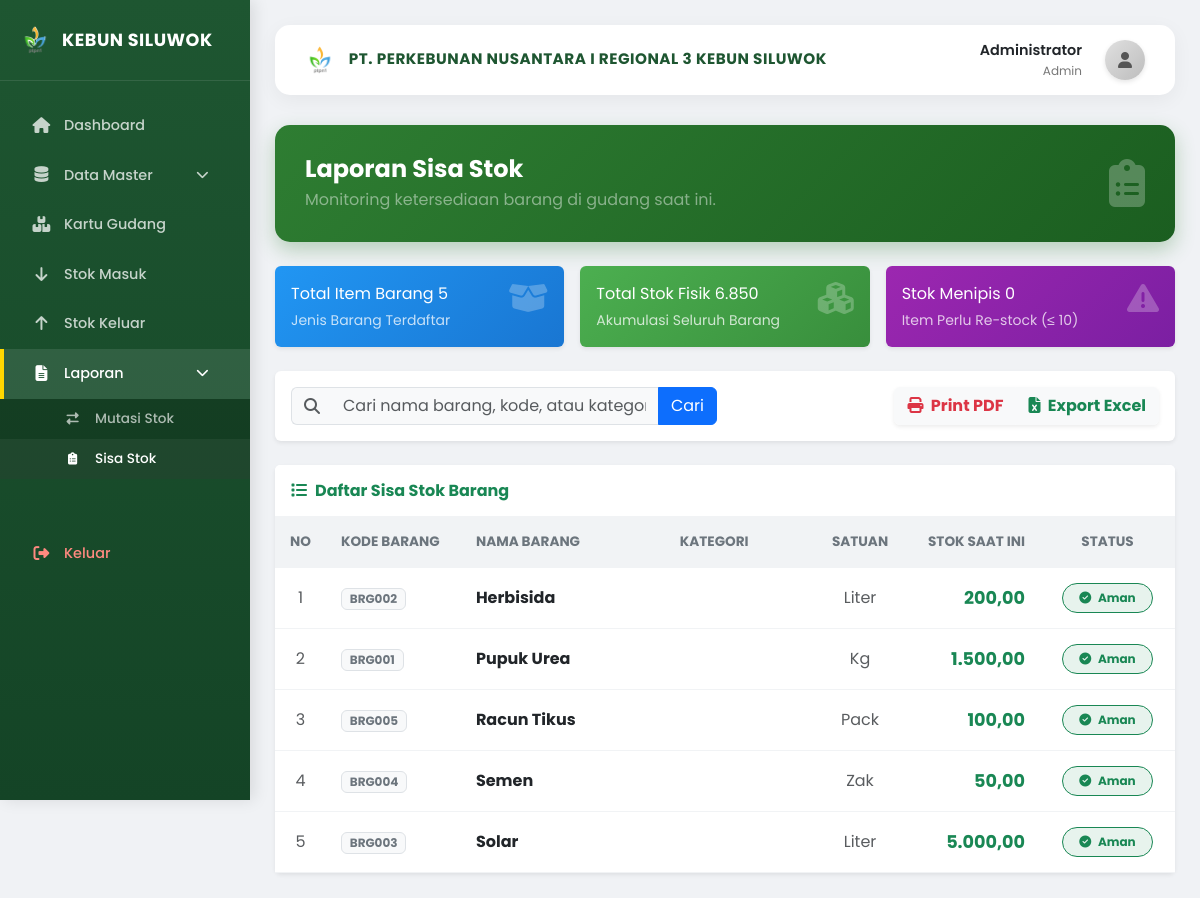
The page /laporan_stok.php (signed in) on the database its author committed.
### tables this page shows
CREATE TABLE IF NOT EXISTS barang (
    id INT AUTO_INCREMENT PRIMARY KEY,
    kode_barang VARCHAR(20) NOT NULL,
    nama_barang VARCHAR(100) NOT NULL,
    satuan VARCHAR(20) NOT NULL,
    stok INT DEFAULT 0
);

### laporan_stok.php (the view, shortened to what this page needs)
<?php
require_once 'config/database.php';
$search = isset($_GET['search']) ? trim($_GET['search']) : '';
$params = [];
$where_clause = "";
$sql = "SELECT * FROM barang $where_clause ORDER BY nama_barang ASC";
$stmt = $koneksi->prepare($sql);
$stmt->execute($params);
$barang = $stmt->fetchAll(PDO::FETCH_ASSOC);
$stmt_stats = $koneksi->query("SELECT
    COUNT(*) as total_items,
    SUM(stok) as total_qty,
    SUM(CASE WHEN stok <= 10 THEN 1 ELSE 0 END) as low_stock_count
    FROM barang");
$stats = $stmt_stats->fetch(PDO::FETCH_ASSOC);
$total_items = $stats['total_items'];
$total_qty = $stats['total_qty'];
$low_stock_count = $stats['low_stock_count'];
?>
<!DOCTYPE html>
<html lang="id">
<head>
    <link href="https://cdn.jsdelivr.net/npm/bootstrap@5.3.0/dist/css/bootstrap.min.css" rel="stylesheet">
    <link rel="stylesheet" href="https://cdnjs.cloudflare.com/ajax/libs/font-awesome/6.4.0/css/all.min.css">
    <link rel="stylesheet" href="assets/css/dashboard.css">
</head>
<body>
    <div class="sidebar">
        <div class="sidebar-header">
            <img src="assets/img/log.png" alt="Logo" style="width: 30px;">
            <a href="#" class="sidebar-brand">KEBUN SILUWOK</a>
        </div>
        <ul class="sidebar-menu">
            <li><a href="dashboard.php"><i class="fas fa-home"></i> Dashboard</a></li>
            <li>
                <a href="#submenuDataMaster" data-bs-toggle="collapse" class="d-flex align-items-center">
                    <i class="fas fa-database"></i> Data Master
                    <i class="fas fa-chevron-down ms-auto" style="font-size: 0.8rem;"></i>
                </a>
            </li>
            <li><a href="kartu_gudang.php"><i class="fas fa-boxes"></i> Kartu Gudang</a></li>
            <li><a href="stok_masuk.php"><i class="fas fa-arrow-down"></i> Stok Masuk</a></li>
            <li><a href="stok_keluar.php"><i class="fas fa-arrow-up"></i> Stok Keluar</a></li>
            <li>
                <a href="#submenuLaporan" data-bs-toggle="collapse" class="d-flex align-items-center active" aria-expanded="true">
                    <i class="fas fa-file-alt"></i> Laporan
                    <i class="fas fa-chevron-down ms-auto" style="font-size: 0.8rem;"></i>
                </a>
                <ul class="collapse show sidebar-submenu" id="submenuLaporan">
                    <li><a href="laporan_mutasi.php"><i class="fas fa-exchange-alt" style="font-size: 0.9em;"></i> Mutasi Stok</a></li>
                    <li><a href="laporan_stok.php" class="active"><i class="fas fa-clipboard-list" style="font-size: 0.9em;"></i> Sisa Stok</a></li>
                </ul>
            </li>
            <li style="margin-top: 50px;">
                <a href="logout.php" style="color: #ff8a80;"><i class="fas fa-sign-out-alt"></i> Keluar</a>
            </li>
        </ul>
    </div>
    <div class="main-content">
        <div class="top-navbar">
            <div class="d-flex align-items-center">
                <div class="company-title">
                    <img src="assets/img/log.png" alt="Logo" style="height: 30px; margin-right: 10px;">
                    PT. PERKEBUNAN NUSANTARA I REGIONAL 3 KEBUN SILUWOK
                </div>
            </div>
            <div class="user-profile">
                <div class="text-end me-2 d-none d-sm-block">
                    <div style="font-weight: 600; font-size: 0.9rem;"><?php echo $_SESSION['nama_lengkap']; ?></div>
                    <div style="font-size: 0.75rem; color: #777;"><?php echo ucfirst($_SESSION['role']); ?></div>
                </div>
                <div class="user-avatar">
                    <i class="fas fa-user"></i>
                </div>
            </div>
        </div>
        <div class="welcome-banner mb-4">
            <div class="row align-items-center">
                <div class="col-md-8">
                    <h4 class="mb-1 text-white">Laporan Sisa Stok</h4>
                    <p class="mb-0 text-white-50">Monitoring ketersediaan barang di gudang saat ini.</p>
                </div>
                <div class="col-md-4 text-end d-none d-md-block">
                    <i class="fas fa-clipboard-list fa-3x text-white opacity-25"></i>
                </div>
            </div>
        </div>
        <div class="row g-3 mb-4">
            <div class="col-md-4">
                <div class="card card-gradient-blue text-white h-100 border-0 shadow-sm">
                    <div class="card-body p-3">
                        <div class="d-flex justify-content-between align-items-start">
                            <div>
                                <span class="info-detail-label">Total Item Barang</span>
                                <span class="info-detail-value"><?php echo $total_items; ?></span>
                                <div class="mt-1 small opacity-75">Jenis Barang Terdaftar</div>
                            </div>
                            <i class="fas fa-box-open fa-2x opacity-25"></i>
                        </div>
                    </div>
                </div>
            </div>
            <div class="col-md-4">
                <div class="card card-gradient-green text-white h-100 border-0 shadow-sm">
                    <div class="card-body p-3">
                        <div class="d-flex justify-content-between align-items-start">
                            <div>
                                <span class="info-detail-label">Total Stok Fisik</span>
                                <span class="info-detail-value"><?php echo number_format($total_qty, 0, ',', '.'); ?></span>
                                <div class="mt-1 small opacity-75">Akumulasi Seluruh Barang</div>
                            </div>
                            <i class="fas fa-cubes fa-2x opacity-25"></i>
                        </div>
                    </div>
                </div>
            </div>
            <div class="col-md-4">
                <div class="card <?php echo $low_stock_count > 0 ? 'card-gradient-red' : 'card-gradient-purple'; ?> text-white h-100 border-0 shadow-sm">
                    <div class="card-body p-3">
                        <div class="d-flex justify-content-between align-items-start">
                            <div>
                                <span class="info-detail-label">Stok Menipis</span>
                                <span class="info-detail-value"><?php echo $low_stock_count; ?></span>
                                <div class="mt-1 small opacity-75">Item Perlu Re-stock (≤ 10)</div>
                            </div>
                            <i class="fas fa-exclamation-triangle fa-2x opacity-25"></i>
                        </div>
                    </div>
                </div>
            </div>
        </div>
        <div class="card filter-card border-0 shadow-sm mb-4">
            <div class="card-body p-3">
                <form method="GET" class="row g-3 align-items-center">
                    <div class="col-md-6">
                        <div class="input-group">
                            <span class="input-group-text bg-light border-end-0"><i class="fas fa-search text-muted"></i></span>
                            <input type="text" name="search" class="form-control border-start-0 bg-light" placeholder="Cari nama barang, kode, atau kategori..." value="<?php echo htmlspecialchars($search); ?>">
                            <button class="btn btn-primary" type="submit">Cari</button>
                        </div>
                    </div>
                    <div class="col-md-6 text-md-end">
                        <div class="btn-group shadow-sm">
                            <a href="export_stok.php?type=pdf&search=<?php echo urlencode($search); ?>" target="_blank" class="btn btn-light text-danger fw-bold">
                                <i class="fas fa-print me-1"></i> Print PDF
                            </a>
                            <a href="export_stok.php?type=excel&search=<?php echo urlencode($search); ?>" target="_blank" class="btn btn-light text-success fw-bold">
                                <i class="fas fa-file-excel me-1"></i> Export Excel
                            </a>
                        </div>
                    </div>
                </form>
            </div>
        </div>
        <div class="card table-card border-0 shadow-sm">
            <div class="card-header bg-white border-0 py-3">
                <h6 class="m-0 fw-bold text-success"><i class="fas fa-list me-2"></i>Daftar Sisa Stok Barang</h6>
            </div>
            <div class="card-body p-0">
                <div class="table-responsive">
                    <table class="table table-hover align-middle mb-0">
                        <thead class="bg-light">
                            <tr>
                                <th class="text-center py-3 text-secondary text-uppercase small fw-bold border-0" width="5%">No</th>
                                <th class="py-3 text-secondary text-uppercase small fw-bold border-0" width="15%">Kode Barang</th>
                                <th class="py-3 text-secondary text-uppercase small fw-bold border-0">Nama Barang</th>
                                <th class="py-3 text-secondary text-uppercase small fw-bold border-0">Kategori</th>
                                <th class="text-center py-3 text-secondary text-uppercase small fw-bold border-0" width="10%">Satuan</th>
                                <th class="text-end py-3 text-secondary text-uppercase small fw-bold border-0" width="15%">Stok Saat Ini</th>
                                <th class="text-center py-3 text-secondary text-uppercase small fw-bold border-0" width="15%">Status</th>
                            </tr>
                        </thead>
                        <tbody>
                            <?php if (count($barang) > 0): ?>
                                <?php $no = 1; foreach ($barang as $row): ?>
                                <tr>
                                    <td class="text-center text-muted"><?php echo $no++; ?></td>
                                    <td><span class="badge bg-light text-secondary border"><?php echo $row['kode_barang']; ?></span></td>
                                    <td class="fw-bold text-dark"><?php echo $row['nama_barang']; ?></td>
                                    <td><span class="badge bg-info bg-opacity-10 text-info"><?php echo $row['kategori']; ?></span></td>
                                    <td class="text-center text-muted"><?php echo $row['satuan']; ?></td>
                                    <td class="text-end fw-bold <?php echo ($row['stok'] <= 10) ? 'text-danger' : 'text-success'; ?>" style="font-size: 1.1em;">
                                        <?php echo number_format($row['stok'], 2, ',', '.'); ?>
                                    </td>
                                    <td class="text-center">
                                        <?php if ($row['stok'] <= 10): ?>
                                            <span class="badge bg-danger bg-opacity-10 text-danger border border-danger px-3 py-2 rounded-pill">
                                                <i class="fas fa-exclamation-circle me-1"></i> Menipis
                                            </span>
                                        <?php else: ?>
                                            <span class="badge bg-success bg-opacity-10 text-success border border-success px-3 py-2 rounded-pill">
                                                <i class="fas fa-check-circle me-1"></i> Aman
                                            </span>
                                        <?php endif; ?>
                                    </td>
                                </tr>
                                <?php endforeach; ?>
                            <?php endif; ?>
                        </tbody>
                    </table>
                </div>
            </div>
        </div>
    </div>
</body>
</html>

### assets/css/dashboard.css (style rules this page uses)
body { font-family: 'Poppins', sans-serif; background-color: #f0f2f5; overflow-x: hidden; }
.sidebar { height: 100vh; width: 250px; position: fixed; top: 0; left: 0; background: linear-gradient(180deg, #1e5631 0%, #144426 100%); color: white; transition: all 0.3s; z-index: 1000; box-shadow: 4px 0 15px rgba(0,0,0,0.1); }
.sidebar-header { padding: 25px 20px; border-bottom: 1px solid rgba(255,255,255,0.1); display: flex; align-items: center; gap: 12px; }
.sidebar-brand { font-size: 1.1rem; font-weight: 700; color: #fff; text-decoration: none; letter-spacing: 0.5px; }
.sidebar-menu { padding: 20px 0; list-style: none; margin: 0; }
.sidebar-menu li { padding: 0; }
.sidebar-menu a { display: flex; align-items: center; padding: 14px 25px; color: rgba(255,255,255,0.75); text-decoration: none; transition: all 0.3s; font-size: 0.9rem; font-weight: 500; border-left: 4px solid transparent; }
.sidebar-menu a:hover, .sidebar-menu a.active { background: rgba(255,255,255,0.1); color: #fff; border-left-color: #ffd700; }
.sidebar-menu i { width: 25px; margin-right: 10px; font-size: 1.1em; text-align: center; }
.sidebar-submenu { list-style: none; padding-left: 0; background: rgba(0, 0, 0, 0.2); margin-bottom: 0; }
.sidebar-submenu li a { padding: 10px 25px 10px 60px; font-size: 0.85rem; border-left: none; color: rgba(255, 255, 255, 0.65); }
.sidebar-submenu li a:hover, .sidebar-submenu li a.active { background: rgba(255, 255, 255, 0.05); color: #fff; border-left: none; }
.main-content { margin-left: 250px; padding: 25px; transition: all 0.3s; }
.top-navbar { background: white; padding: 15px 30px; border-radius: 15px; box-shadow: 0 5px 20px rgba(0,0,0,0.05); display: flex; justify-content: space-between; align-items: center; margin-bottom: 30px; }
.company-title { font-weight: 700; color: #1e5631; text-transform: uppercase; font-size: 0.95rem; letter-spacing: 0.5px; }
.user-profile { display: flex; align-items: center; gap: 15px; }
.user-avatar { width: 40px; height: 40px; background: linear-gradient(135deg, #e0e0e0 0%, #bdbdbd 100%); border-radius: 50%; display: flex; align-items: center; justify-content: center; color: #555; box-shadow: 0 2px 5px rgba(0,0,0,0.1); }
.welcome-banner { background: linear-gradient(135deg, #2e7d32 0%, #1b5e20 100%); color: white; padding: 30px; border-radius: 15px; margin-bottom: 30px; box-shadow: 0 8px 20px rgba(46, 125, 50, 0.3); position: relative; overflow: hidden; }
.welcome-banner h4 { font-weight: 700; margin-bottom: 10px; }
.welcome-banner p { margin: 0; opacity: 0.9; }
.welcome-banner::after { content: ''; position: absolute; top: 0; right: 0; width: 200px; height: 100%; background: url('../img/logo.png') no-repeat center right; background-size: contain; opacity: 0.1; transform: rotate(15deg) scale(1.5) translate(20px, 10px); }
.card-gradient-blue { background: linear-gradient(135deg, #2196F3 0%, #1976D2 100%); color: white; }
.card-gradient-green { background: linear-gradient(135deg, #4CAF50 0%, #388E3C 100%); color: white; }
.card-gradient-purple { background: linear-gradient(135deg, #9C27B0 0%, #7B1FA2 100%); color: white; }
.table { margin-bottom: 0; }
.table thead th { background-color: #f1f3f5; border-bottom: none; color: #495057; font-weight: 600; text-transform: uppercase; font-size: 0.85rem; padding: 15px; }
.table tbody td { padding: 15px; vertical-align: middle; border-bottom: 1px solid #f1f3f5; color: #555; }

### rows shown on the page
barang: kode_barang "BRG002", nama_barang "Herbisida", satuan "Liter", stok "200,00", shows "Aman"
barang: kode_barang "BRG001", nama_barang "Pupuk Urea", satuan "Kg", stok "1.500,00", shows "Aman"
barang: kode_barang "BRG005", nama_barang "Racun Tikus", satuan "Pack", stok "100,00", shows "Aman"
barang: kode_barang "BRG004", nama_barang "Semen", satuan "Zak", stok "50,00", shows "Aman"
barang: kode_barang "BRG003", nama_barang "Solar", satuan "Liter", stok "5.000,00", shows "Aman"

### other values the page prints
$_SESSION['nama_lengkap'] "Administrator"
$_SESSION['role'] "Admin"
$total_items "5"
$total_qty "6.850"
$low_stock_count "0"
